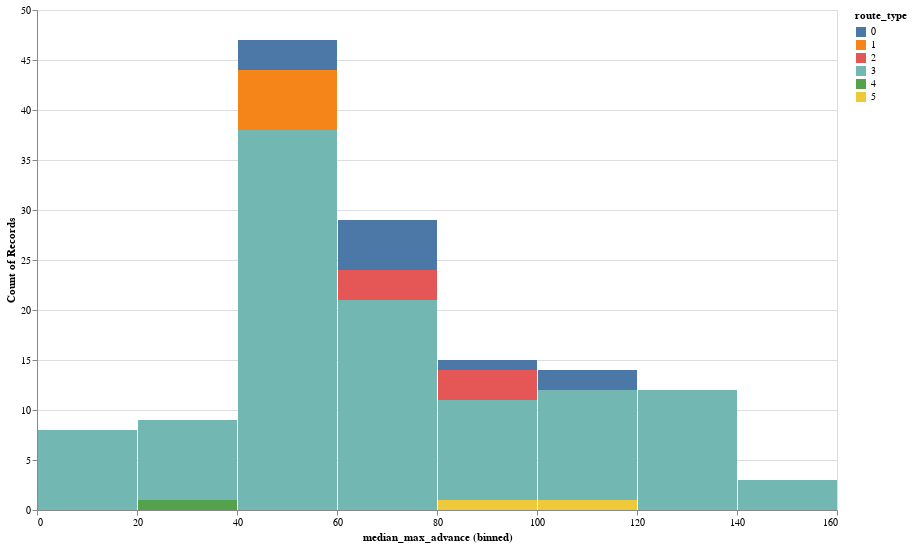

Notebook cell for this chart:
### Code cell
alt.Chart(org_summarized).mark_bar().encode(
    alt.X('median_max_advance', bin=True),
    alt.Y('count()'),
    alt.Color('route_type'),
    tooltip = org_summarized.columns.to_list()
).properties(width=800, height=500).interactive()

### Figure 1 — Vega-Lite specification as saved in the notebook (floating-point values rounded to 4 significant figures; data arrays with more than 128 entries replaced by an {"elided": "..."} marker saying what was removed)
{"config": {"view": {"continuousWidth": 400, "continuousHeight": 300}}, "data": {"name": "data-aa41ffe8ff67de1aac1785fa052fe213"}, "mark": "bar", "encoding": {"color": {"field": "route_type", "type": "nominal"}, "tooltip": [{"field": "organization_name", "type": "nominal"}, {"field": "route_type", "type": "nominal"}, {"field": "sample_period", "type": "nominal"}, {"field": "median_max_advance", "type": "quantitative"}, {"field": "median_updates_per_min", "type": "quantitative"}], "x": {"bin": true, "field": "median_max_advance", "type": "quantitative"}, "y": {"aggregate": "count", "type": "quantitative"}}, "height": 500, "selection": {"selector005": {"type": "interval", "bind": "scales", "encodings": ["x", "y"]}}, "width": 800, "$schema": "https://vega.github.io/schema/vega-lite/v4.17.0.json", "datasets": {"data-aa41ffe8ff67de1aac1785fa052fe213": {"elided": "137 records"}}}
